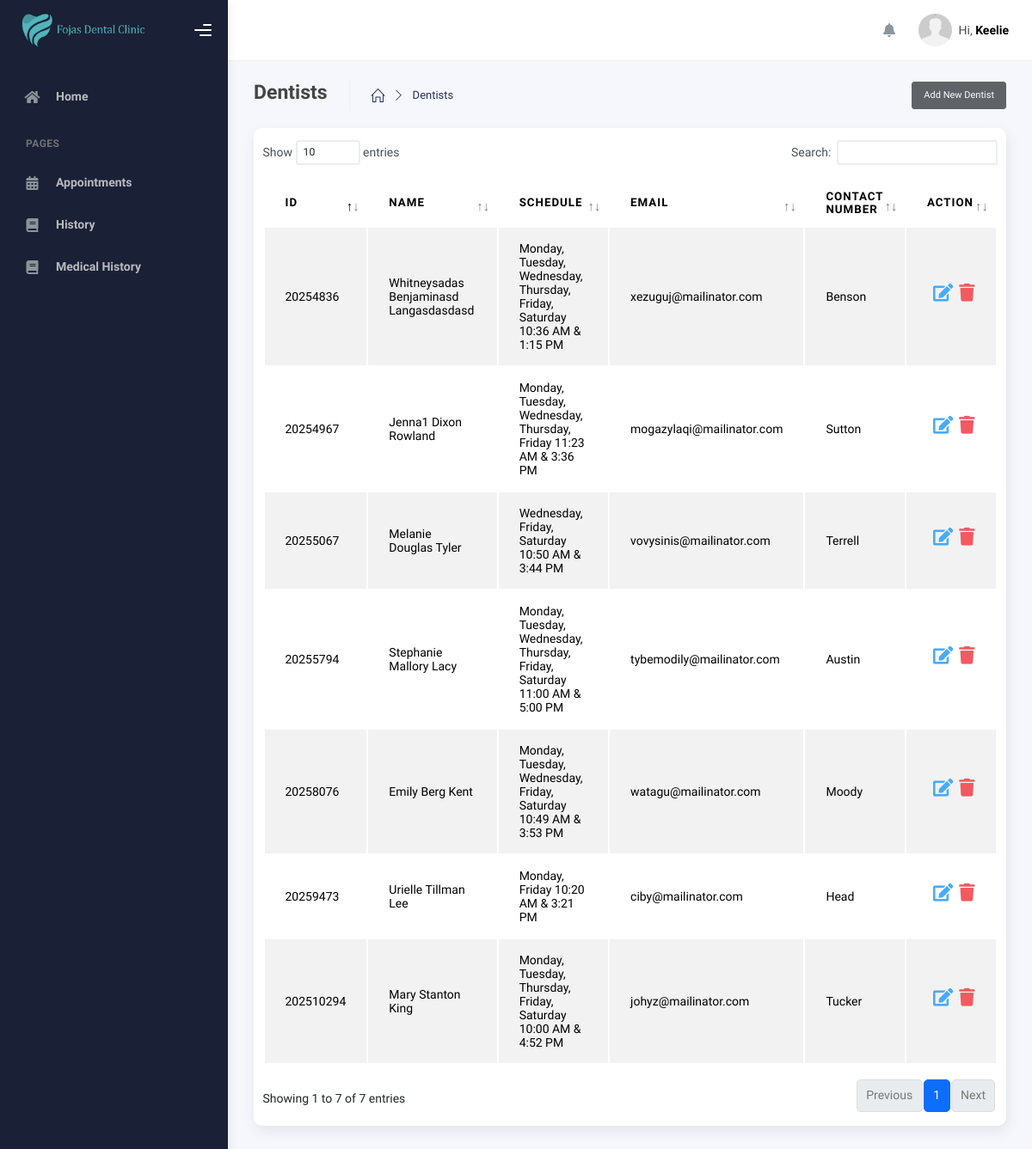
/modules/admin/view-dentists.php (signed in), run on an earlier commit of the app's database.
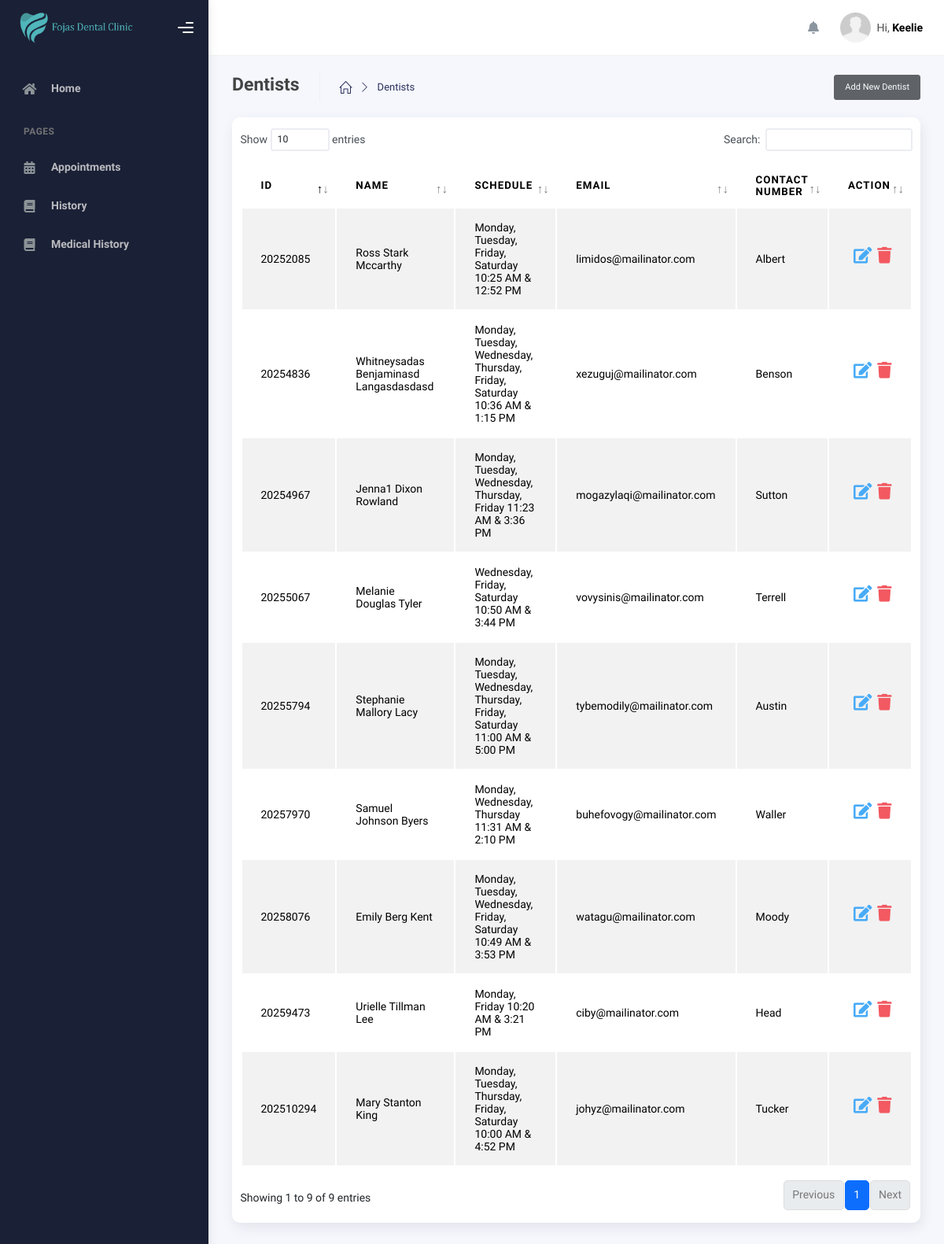
And on a later commit of the database.
### tables this page shows
CREATE TABLE `schedule` (
  `id` int(11) NOT NULL,
  `user_id` int(255) NOT NULL,
  `day` varchar(150) NOT NULL,
  `start_time` varchar(100) NOT NULL,
  `end_time` varchar(100) NOT NULL,
  `date_created` date NOT NULL,
  `date_updated` date NOT NULL
);

CREATE TABLE `users` (
  `id` int(11) NOT NULL,
  `user_id` int(100) NOT NULL,
  `role_id` int(11) NOT NULL,
  `first_name` varchar(250) NOT NULL,
  `middle_name` varchar(255) NOT NULL,
  `last_name` varchar(255) NOT NULL,
  `mobile_number` varchar(255) NOT NULL,
  `email` varchar(255) DEFAULT NULL,
  `password` varchar(255) NOT NULL,
  `date_of_birth` date NOT NULL,
  `date_created` date NOT NULL,
  `date_updated` date NOT NULL,
  `token` varchar(255) DEFAULT NULL,
  `address` varchar(255) DEFAULT NULL,
  `otp` varchar(100) DEFAULT NULL
);

### modules/queries/Users/dentists.php (called while the page is built, shortened)
<?php
function getAllDentist($conn, $role) {
  $sql = "SELECT
      users.user_id AS user_id,
      users.first_name AS first_name,
      users.middle_name AS middle_name,
      users.last_name AS last_name,
      users.mobile_number AS mobile_number,
      users.email AS email,
      schedule.user_id AS schedule_user_id,
      schedule.day AS day,
      schedule.start_time AS start_time,
      schedule.end_time AS end_time
    FROM users
    LEFT JOIN schedule
    ON users.user_id = schedule.user_id
    WHERE users.role_id = ?";
  $stmt = mysqli_prepare($conn, $sql);
  mysqli_stmt_bind_param($stmt, "i", $role);
  mysqli_stmt_execute($stmt);
  return mysqli_stmt_get_result($stmt);
}

### modules/admin/view-dentists.php (the view, shortened to what this page needs)
<?php
include_once($_SERVER['DOCUMENT_ROOT'] . '/dental_appointment/includes/header.php');
include_once($_SERVER['DOCUMENT_ROOT'] . '/dental_appointment/modules/queries/Users/dentists.php');
$first_name = $_SESSION['first_name'];
?>
    <div class="wrapper">
        <?php include '../../includes/sidebar.php'; ?>
        <div class="main-panel">
        <?php include '../../includes/topbar.php'; ?>
        <div class="container">
            <div class="page-inner">
                <div class="page-header">
                <span class="d-flex justify-content-between align-items-center w-100">
                        <span class="d-flex">
                            <h4 class="page-title">Dentists</h4>
                            <ul class="breadcrumbs d-flex justify-items-center align-items-center">
                                <li class="nav-home">
                                <a href="dashboard.php">
                                    <i class="icon-home"></i>
                                </a>
                                </li>
                                <li class="separator">
                                    <i class="icon-arrow-right"></i>
                                </li>
                                <li class="nav-item">
                                    <a href="#">Dentists</a>
                                </li>
                            </ul>
                        </span>
                        <a href="add-dentist.php" class="btn btn-sm btn-dark op-7">Add New Dentist</a>
                    </span>
                </div>
                <div class="page-category">
                  <div class="card py-3">
                    <div class="table-responsive">
                      <table id="dataTable" class="display table table-striped table-hover">
                        <thead>
                            <tr>
                                <th>Id</th>
                                <th>Name</th>
                                <th>Schedule</th>
                                <th>Email</th>
                                <th>Contact Number</th>
                                <th>Action</th>
                            </tr>
                        </thead>
                        <tbody>
                        <?php
                            $run_dentists = getAllDentist($conn, "3");
                            if(mysqli_num_rows($run_dentists) > 0){
                                foreach($run_dentists as $row_dentist){
                                    ?>
                                    <tr>
                                        <td><?php echo $row_dentist['user_id']?></td>
                                        <td><?php echo $row_dentist['first_name']. " " . $row_dentist['middle_name'] . " " . $row_dentist['last_name']?></td>
                                        <td><?php echo $row_dentist['day']. " " . date("g:i A",strtotime($row_dentist['start_time'])). " & " . date("g:i A", strtotime($row_dentist['end_time'])) ?></td>
                                        <td><?php echo $row_dentist['email']?></td>
                                        <td><?php echo $row_dentist['mobile_number']?></td>
                                        <td>
                                          <div class="d-flex justify-content-center align-items-center">
                                            <a class="text-info h4 mx-2" href="edit-dentist.php?user_id=<?php echo$row_dentist['user_id']?>" class="dropdown-item"><i class="fas fa-edit"></i></a>
                                            <a class="text-danger h4" href="delete-dentist.php?user_id=<?php echo $row_dentist['user_id']?>" class="dropdown-item delete-btn"><i class="fas fa-trash"></i></a>
                                          </div>
                                        </td>
                                    </tr>
                                    <?php
                                }
                            }
                            ?>
                        </tbody>
                      </table>
                    </div>
                  </div>
                </div>
            </div>
        </div>
    </div>
</div>
<?php
include_once($_SERVER['DOCUMENT_ROOT'] . '/dental_appointment/includes/scripts.php');
?>

### includes/styles.php (shortened to what this page needs)
<?php
echo '
<script src="' . BASE_PATH . '/assets/js/plugin/webfont/webfont.min.js"></script>
<script>
WebFont.load({
google: { families: ["Public Sans:300,400,500,600,700"] },
custom: {
    families: [
    "Font Awesome 5 Solid",
    "Font Awesome 5 Regular",
    "Font Awesome 5 Brands",
    "simple-line-icons",
    ],
    urls: ["' . BASE_PATH . '/assets/css/fonts.min.css"],
},
active: function () {
    sessionStorage.fonts = true;
},
});
</script>
<link rel="stylesheet" href="' . BASE_PATH . '/assets/css/bootstrap.min.css" />
<link rel="stylesheet" href="' . BASE_PATH . '/assets/css/plugins.min.css" />
<link rel="stylesheet" href="' . BASE_PATH . '/assets/css/kaiadmin.min.css" />
<link rel="stylesheet" href="' . BASE_PATH . '/assets/css/demo.css" />
<link rel="stylesheet" href="' . BASE_PATH . '/assets/css/custom.css" />
<link rel="stylesheet" href="https://code.jquery.com/ui/1.13.2/themes/base/jquery-ui.css">
';
?>

### includes/header.php (shortened to what this page needs)
<?php
include_once($_SERVER['DOCUMENT_ROOT'] . '/dental_appointment/includes/styles.php');
echo '
  <!DOCTYPE html>
  <html lang="en">
  <head>
    <meta charset="UTF-8">
    <meta name="viewport" content="width=device-width, initial-scale=1.0">
    <link rel="shortcut icon" href="'. BASE_PATH .'/assets/img/logo.png" type="image/x-icon">
    <title>'. APP_NAME .'</title>
  </head>
  <body>
';

### includes/sidebar.php (shortened to what this page needs)
<?php
$role = $_SESSION['role_id'];
echo '
<div class="sidebar sidebar-style-2" data-background-color="dark">
    <div class="sidebar-logo">
        <div class="logo-header" data-background-color="dark">
        <a href="#" class="logo">
            <img
            src="' . BASE_PATH . '/assets/img/banner-2.png"
            alt="navbar brand"
            class="navbar-brand"
            height="40"
            />
        </a>
        <div class="nav-toggle">
            <button class="btn btn-toggle toggle-sidebar">
            <i class="gg-menu-right"></i>
            </button>
            <button class="btn btn-toggle sidenav-toggler">
            <i class="gg-menu-left"></i>
            </button>
        </div>
        <button class="topbar-toggler more">
            <i class="gg-more-vertical-alt"></i>
        </button>
    </div>
</div>
<div class="sidebar-wrapper scrollbar scrollbar-inner">
    <div class="sidebar-content">
    <ul class="nav nav-secondary">
        <li class="nav-item">
            <a href="dashboard.php">
                <i class="fas fa-home"></i>
                <p>Home</p>
            </a>
        </li>
        ';
        if($role == 1){
                echo '
                    <li class="nav-section">
                        <span class="sidebar-mini-icon">
                        <i class="fa fa-ellipsis-h"></i>
                        </span>
                        <h4 class="text-section">Pages</h4>
                    </li>
                    <li class="nav-item">
                        <a href="appointments.php">
                            <i class="fas fa-calendar-alt"></i>
                            <p>Appointments</p>
                        </a>
                    </li>
                    <li class="nav-item">
                        <a href="history.php">
                            <i class="fas fa-book"></i>
                            <p>History</p>
                        </a>
                    </li>
                    <li class="nav-item">
                        <a href="medical-history.php">
                            <i class="fas fa-book"></i>
                            <p>Medical History</p>
                        </a>
                    </li>
                    ';
            }
            echo '
    </ul>
    </div>
</div>
</div>
';
?>

### includes/topbar.php (shortened to what this page needs)
<?php
echo '
<div class="main-header">
  <div class="main-header-logo">
    <div class="logo-header" data-background-color="dark2">
      <div class="nav-toggle">
        <button class="btn btn-toggle toggle-sidebar">
          <i class="gg-menu-right"></i>
        </button>
        <button class="btn btn-toggle sidenav-toggler">
          <i class="gg-menu-left"></i>
        </button>
      </div>
      <button class="topbar-toggler more">
        <i class="gg-more-vertical-alt"></i>
      </button>
    </div>
  </div>
  <nav
    class="navbar navbar-header navbar-header-transparent navbar-expand-lg border-bottom"
  >
    <div class="container-fluid">
      <ul class="navbar-nav topbar-nav ms-md-auto align-items-center">
        <li class="nav-item topbar-icon dropdown hidden-caret ">
          <a
            class="nav-link dropdown-toggle "
            href="#"
            id="notifDropdown"
            role="button"
            data-bs-toggle="dropdown"
            aria-haspopup="true"
            aria-expanded="false"
          >
            <i class="fa fa-bell"></i>
          </a>
          <ul
            class="dropdown-menu notif-box animated fadeIn"
            aria-labelledby="notifDropdown"
          >
            <li>
              <div class="notif-scroll scrollbar-outer">
                <div class="notif-center" id="notif">
                </div>
              </div>
            </li>
            <li>
              <a class="see-all" href="'. BASE_PATH . '/modules/notification.php"
                >See all notifications<i class="fa fa-angle-right"></i>
              </a>
            </li>
          </ul>
        </li>
        <li class="nav-item topbar-user dropdown hidden-caret">
          <a
            class="dropdown-toggle profile-pic"
            data-bs-toggle="dropdown"
            href="#"
            aria-expanded="false"
          >
            <div class="avatar-sm">
              <img
                src="'. BASE_PATH . '/assets/img/default.jpg"
                alt="Userimg"
                class="avatar-img rounded-circle"
              />
            </div>
            <span class="profile-username">
              <span class="op-7">Hi,</span>
              <span class="fw-bold">' . $first_name .'</span>
            </span>
          </a>
          <ul class="dropdown-menu w-50 dropdown-user animated fadeIn">
            <div class="dropdown-user-scroll scrollbar-outer">
              <li>';
              echo '</li>
            </div>
          </ul>
        </li>
      </ul>
    </div>
  </nav>
</div>
';
?>

### includes/scripts.php (shortened to what this page needs)
<?php
echo '
</body>
</html>
';
?>

What changed in the data, as far as the page shows it:
added schedule: users.user_id "20252085", users.first_name "Ross", users.middle_name "Stark", users.last_name "Mccarthy", day "Monday, Tuesday, Friday, Saturday", start_time "10:25 AM", end_time "12:52 PM", users.email "limidos@mailinator.com", users.mobile_number "Albert"
added schedule: users.user_id "20257970", users.first_name "Samuel", users.middle_name "Johnson", users.last_name "Byers", day "Monday, Wednesday, Thursday", start_time "11:31 AM", end_time "2:10 PM", users.email "buhefovogy@mailinator.com", users.mobile_number "Waller"
Also different on the page:
text written by a page script: "Show entries Search: Showing 1 to 7 of 7 entries Previous 1 Next" → "Show entries Search: Showing 1 to 9 of 9 entries Previous 1 Next"
